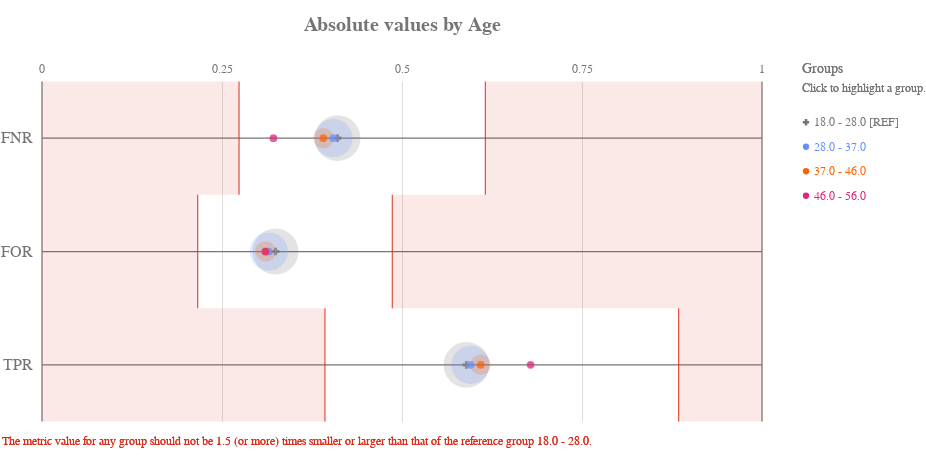

Notebook cell for this chart:
### Code cell
ap.absolute(grupo_definido, metrics, 'age', fairness_threshold = disparity_tolerance)

### Figure 1 — Vega-Lite specification as saved in the notebook (floating-point values rounded to 4 significant figures)
{"config": {"view": {"continuousWidth": 400, "continuousHeight": 300, "strokeWidth": 0}, "axisLeft": {"labelColor": "rgb(117,117,117)", "labelFont": "Arial", "labelFontSize": 16}, "title": {"align": "center", "baseline": "middle", "color": "rgb(117,117,117)", "font": "Arial", "fontSize": 20, "fontWeight": "bold"}}, "layer": [{"data": {"name": "data-4ac2d7a4dec33677e433b172826c7791"}, "mark": {"type": "rule", "stroke": "rgb(117,117,117)", "strokeWidth": 1.25, "tooltip": ""}, "encoding": {"x": {"type": "quantitative", "field": "start", "scale": {"domain": [0, 1], "range": [40.0, 760.0]}}, "x2": {"field": "end"}, "y": {"type": "nominal", "axis": {"domain": false, "labelAngle": 0, "labelPadding": -30, "orient": "left", "ticks": false, "title": ""}, "field": "y_position", "scale": {"domain": ["FNR", "FOR", "TPR"], "range": [42.5, 382.5]}}}}, {"data": {"name": "data-6cfe259518f6c7b358d8f836a73e6b7f"}, "mark": {"type": "rule", "stroke": "rgb(117,117,117)", "strokeWidth": 1.25, "tooltip": ""}, "encoding": {"x": {"type": "quantitative", "field": "x_position", "scale": {"domain": [0, 1], "range": [40.0, 760.0]}}, "y": {"value": 42.5}, "y2": {"value": 382.5}}}, {"data": {"name": "data-60ed1133fa688d151d36705a369482e0"}, "mark": {"type": "text", "align": "center", "color": "rgb(117,117,117)", "font": "Arial", "fontSize": 12, "fontWeight": "normal", "tooltip": ""}, "encoding": {"text": {"type": "nominal", "field": "value"}, "x": {"type": "quantitative", "field": "value", "scale": {"domain": [0, 1], "range": [40.0, 760.0]}}, "y": {"value": 29.75}}}, {"layer": [{"mark": {"type": "rect", "opacity": 0.8, "stroke": "rgb(217, 46, 28)", "strokeWidth": 1.25, "tooltip": ""}, "encoding": {"x": {"type": "quantitative", "field": "lower_threshold_value", "scale": {"domain": [0, 1], "range": [40.0, 760.0]}}, "x2": {"field": "lower_threshold_value"}, "y": {"type": "nominal", "axis": {"domain": false, "grid": false, "labels": false, "ticks": false, "title": " "}, "field": "metric", "scale": {"domain": ["FNR", "FOR", "TPR"], "range": [42.5, 382.5]}}}}, {"mark": {"type": "rect", "opacity": 0.8, "stroke": "rgb(217, 46, 28)", "strokeWidth": 1.25, "tooltip": ""}, "encoding": {"x": {"type": "quantitative", "field": "upper_threshold_value", "scale": {"domain": [0, 1], "range": [40.0, 760.0]}}, "x2": {"field": "upper_threshold_value"}, "y": {"type": "nominal", "axis": {"domain": false, "grid": false, "labels": false, "ticks": false, "title": " "}, "field": "metric", "scale": {"domain": ["FNR", "FOR", "TPR"], "range": [42.5, 382.5]}}}}, {"layer": [{"mark": {"type": "rect", "fill": "rgb(217, 46, 28)", "opacity": 0.1, "tooltip": ""}, "encoding": {"x": {"type": "quantitative", "field": "lower_threshold_value", "scale": {"domain": [0, 1], "range": [40.0, 760.0]}}, "x2": {"field": "lower_end"}, "y": {"type": "nominal", "axis": {"domain": false, "grid": false, "labels": false, "ticks": false, "title": " "}, "field": "metric", "scale": {"domain": ["FNR", "FOR", "TPR"], "range": [42.5, 382.5]}}}}, {"mark": {"type": "rect", "fill": "rgb(217, 46, 28)", "opacity": 0.1, "tooltip": ""}, "encoding": {"x": {"type": "quantitative", "field": "upper_threshold_value", "scale": {"domain": [0, 1], "range": [40.0, 760.0]}}, "x2": {"field": "upper_end"}, "y": {"type": "nominal", "axis": {"domain": false, "grid": false, "labels": false, "ticks": false, "title": " "}, "field": "metric", "scale": {"domain": ["FNR", "FOR", "TPR"], "range": [42.5, 382.5]}}}}]}, {"data": {"name": "data-79dd248bdaa0ea02c535240e8ad022c8"}, "mark": {"type": "text", "align": "left", "baseline": "top", "fill": "rgb(217, 46, 28)", "font": "Arial", "fontSize": 12, "fontWeight": "normal", "tooltip": ""}, "encoding": {"text": {"value": "The metric value for any group should not be 1.5 (or more) times smaller or larger than that of the reference group 18.0 - 28.0."}, "x": {"value": 0}, "y": {"value": 396.7}}}], "data": {"name": "data-df85a84717a7cfa3db991a64a935a9bf"}}, {"layer": [{"mark": "circle"}, {"data": {"name": "data-c48543f33f94007bf78c6d113e21dc27"}, "mark": {"type": "circle", "opacity": 0.2}, "encoding": {"color": {"condition": {"type": "nominal", "field": "attribute_value", "legend": null, "scale": {"domain": ["18.0 - 28.0", "28.0 - 37.0", "37.0 - 46.0", "46.0 - 56.0"], "range": ["rgb(117,117,117)", "rgb(100, 143, 255)", "rgb(254, 97, 0)", "rgb(220, 38, 127)", "rgb(255, 176, 0)", "rgb(120, 94, 240)"]}, "selection": "selector041"}, "value": "rgb(224,224,224)"}, "size": {"type": "quantitative", "field": "group_size", "legend": null, "scale": {"domain": [0, 3140.0], "range": [0, 2522.0]}}, "tooltip": [{"type": "nominal", "field": "attribute_value", "title": "Group"}, {"type": "nominal", "field": "tooltip_group_size", "title": "Group Size"}, {"type": "nominal", "field": "tooltip_disparity_explanation_fnr", "title": "Disparity"}, {"type": "quantitative", "field": "fnr", "format": ".2f", "title": "FNR"}], "x": {"type": "quantitative", "axis": {"domain": false, "labels": false, "ticks": false, "title": null, "values": [0.25, 0.5, 0.75]}, "field": "fnr", "scale": {"domain": [0, 1], "range": [40.0, 760.0]}}, "y": {"type": "nominal", "axis": {"domain": false, "grid": false, "labels": false, "ticks": false, "title": " "}, "field": "metric_variable", "scale": {"domain": ["FNR", "FOR", "TPR"], "range": [42.5, 382.5]}}}, "selection": {"selector043": {"type": "multi", "empty": "all", "fields": ["attribute_value"]}}, "transform": [{"calculate": "'FNR'", "as": "metric_variable"}]}, {"data": {"name": "data-c48543f33f94007bf78c6d113e21dc27"}, "mark": {"type": "circle", "opacity": 0.2}, "encoding": {"color": {"condition": {"type": "nominal", "field": "attribute_value", "legend": null, "scale": {"domain": ["18.0 - 28.0", "28.0 - 37.0", "37.0 - 46.0", "46.0 - 56.0"], "range": ["rgb(117,117,117)", "rgb(100, 143, 255)", "rgb(254, 97, 0)", "rgb(220, 38, 127)", "rgb(255, 176, 0)", "rgb(120, 94, 240)"]}, "selection": "selector041"}, "value": "rgb(224,224,224)"}, "size": {"type": "quantitative", "field": "group_size", "legend": null, "scale": {"domain": [0, 3140.0], "range": [0, 2522.0]}}, "tooltip": [{"type": "nominal", "field": "attribute_value", "title": "Group"}, {"type": "nominal", "field": "tooltip_group_size", "title": "Group Size"}, {"type": "nominal", "field": "tooltip_disparity_explanation_for", "title": "Disparity"}, {"type": "quantitative", "field": "for", "format": ".2f", "title": "FOR"}], "x": {"type": "quantitative", "axis": {"domain": false, "labels": false, "ticks": false, "title": null, "values": [0.25, 0.5, 0.75]}, "field": "for", "scale": {"domain": [0, 1], "range": [40.0, 760.0]}}, "y": {"type": "nominal", "axis": {"domain": false, "grid": false, "labels": false, "ticks": false, "title": " "}, "field": "metric_variable", "scale": {"domain": ["FNR", "FOR", "TPR"], "range": [42.5, 382.5]}}}, "selection": {"selector045": {"type": "multi", "empty": "all", "fields": ["attribute_value"]}}, "transform": [{"calculate": "'FOR'", "as": "metric_variable"}]}, {"data": {"name": "data-c48543f33f94007bf78c6d113e21dc27"}, "mark": {"type": "circle", "opacity": 0.2}, "encoding": {"color": {"condition": {"type": "nominal", "field": "attribute_value", "legend": null, "scale": {"domain": ["18.0 - 28.0", "28.0 - 37.0", "37.0 - 46.0", "46.0 - 56.0"], "range": ["rgb(117,117,117)", "rgb(100, 143, 255)", "rgb(254, 97, 0)", "rgb(220, 38, 127)", "rgb(255, 176, 0)", "rgb(120, 94, 240)"]}, "selection": "selector041"}, "value": "rgb(224,224,224)"}, "size": {"type": "quantitative", "field": "group_size", "legend": null, "scale": {"domain": [0, 3140.0], "range": [0, 2522.0]}}, "tooltip": [{"type": "nominal", "field": "attribute_value", "title": "Group"}, {"type": "nominal", "field": "tooltip_group_size", "title": "Group Size"}, {"type": "nominal", "field": "tooltip_disparity_explanation_tpr", "title": "Disparity"}, {"type": "quantitative", "field": "tpr", "format": ".2f", "title": "TPR"}], "x": {"type": "quantitative", "axis": {"domain": false, "labels": false, "ticks": false, "title": null, "values": [0.25, 0.5, 0.75]}, "field": "tpr", "scale": {"domain": [0, 1], "range": [40.0, 760.0]}}, "y": {"type": "nominal", "axis": {"domain": false, "grid": false, "labels": false, "ticks": false, "title": " "}, "field": "metric_variable", "scale": {"domain": ["FNR", "FOR", "TPR"], "range": [42.5, 382.5]}}}, "selection": {"selector047": {"type": "multi", "empty": "all", "fields": ["attribute_value"]}}, "transform": [{"calculate": "'TPR'", "as": "metric_variable"}]}, {"layer": [{"mark": "point"}, {"data": {"name": "data-c48543f33f94007bf78c6d113e21dc27"}, "mark": {"type": "point", "filled": true, "size": 60}, "encoding": {"color": {"condition": {"type": "nominal", "field": "attribute_value", "legend": null, "scale": {"domain": ["18.0 - 28.0", "28.0 - 37.0", "37.0 - 46.0", "46.0 - 56.0"], "range": ["rgb(117,117,117)", "rgb(100, 143, 255)", "rgb(254, 97, 0)", "rgb(220, 38, 127)", "rgb(255, 176, 0)", "rgb(120, 94, 240)"]}, "selection": "selector041"}, "value": "rgb(224,224,224)"}, "shape": {"type": "nominal", "field": "attribute_value", "legend": null, "scale": {"domain": ["18.0 - 28.0", "28.0 - 37.0", "37.0 - 46.0", "46.0 - 56.0"], "range": ["cross", "circle", "circle", "circle"]}}, "tooltip": [{"type": "nominal", "field": "attribute_value", "title": "Group"}, {"type": "nominal", "field": "tooltip_group_size", "title": "Group Size"}, {"type": "nominal", "field": "tooltip_disparity_explanation_fnr", "title": "Disparity"}, {"type": "quantitative", "field": "fnr", "format": ".2f", "title": "FNR"}], "x": {"type": "quantitative", "axis": {"domain": false, "labels": false, "ticks": false, "title": null, "values": [0.25, 0.5, 0.75]}, "field": "fnr", "scale": {"domain": [0, 1], "range": [40.0, 760.0]}}, "y": {"type": "nominal", "axis": {"domain": false, "grid": false, "labels": false, "ticks": false, "title": " "}, "field": "metric_variable", "scale": {"domain": ["FNR", "FOR", "TPR"], "range": [42.5, 382.5]}}}, "selection": {"selector042": {"type": "multi", "empty": "all", "fields": ["attribute_value"]}}, "transform": [{"calculate": "'FNR'", "as": "metric_variable"}]}, {"data": {"name": "data-c48543f33f94007bf78c6d113e21dc27"}, "mark": {"type": "point", "filled": true, "size": 60}, "encoding": {"color": {"condition": {"type": "nominal", "field": "attribute_value", "legend": null, "scale": {"domain": ["18.0 - 28.0", "28.0 - 37.0", "37.0 - 46.0", "46.0 - 56.0"], "range": ["rgb(117,117,117)", "rgb(100, 143, 255)", "rgb(254, 97, 0)", "rgb(220, 38, 127)", "rgb(255, 176, 0)", "rgb(120, 94, 240)"]}, "selection": "selector041"}, "value": "rgb(224,224,224)"}, "shape": {"type": "nominal", "field": "attribute_value", "legend": null, "scale": {"domain": ["18.0 - 28.0", "28.0 - 37.0", "37.0 - 46.0", "46.0 - 56.0"], "range": ["cross", "circle", "circle", "circle"]}}, "tooltip": [{"type": "nominal", "field": "attribute_value", "title": "Group"}, {"type": "nominal", "field": "tooltip_group_size", "title": "Group Size"}, {"type": "nominal", "field": "tooltip_disparity_explanation_for", "title": "Disparity"}, {"type": "quantitative", "field": "for", "format": ".2f", "title": "FOR"}], "x": {"type": "quantitative", "axis": {"domain": false, "labels": false, "ticks": false, "title": null, "values": [0.25, 0.5, 0.75]}, "field": "for", "scale": {"domain": [0, 1], "range": [40.0, 760.0]}}, "y": {"type": "nominal", "axis": {"domain": false, "grid": false, "labels": false, "ticks": false, "title": " "}, "field": "metric_variable", "scale": {"domain": ["FNR", "FOR", "TPR"], "range": [42.5, 382.5]}}}, "selection": {"selector044": {"type": "multi", "empty": "all", "fields": ["attribute_value"]}}, "transform": [{"calculate": "'FOR'", "as": "metric_variable"}]}, {"data": {"name": "data-c48543f33f94007bf78c6d113e21dc27"}, "mark": {"type": "point", "filled": true, "size": 60}, "encoding": {"color": {"condition": {"type": "nominal", "field": "attribute_value", "legend": null, "scale": {"domain": ["18.0 - 28.0", "28.0 - 37.0", "37.0 - 46.0", "46.0 - 56.0"], "range": ["rgb(117,117,117)", "rgb(100, 143, 255)", "rgb(254, 97, 0)", "rgb(220, 38, 127)", "rgb(255, 176, 0)", "rgb(120, 94, 240)"]}, "selection": "selector041"}, "value": "rgb(224,224,224)"}, "shape": {"type": "nominal", "field": "attribute_value", "legend": null, "scale": {"domain": ["18.0 - 28.0", "28.0 - 37.0", "37.0 - 46.0", "46.0 - 56.0"], "range": ["cross", "circle", "circle", "circle"]}}, "tooltip": [{"type": "nominal", "field": "attribute_value", "title": "Group"}, {"type": "nominal", "field": "tooltip_group_size", "title": "Group Size"}, {"type": "nominal", "field": "tooltip_disparity_explanation_tpr", "title": "Disparity"}, {"type": "quantitative", "field": "tpr", "format": ".2f", "title": "TPR"}], "x": {"type": "quantitative", "axis": {"domain": false, "labels": false, "ticks": false, "title": null, "values": [0.25, 0.5, 0.75]}, "field": "tpr", "scale": {"domain": [0, 1], "range": [40.0, 760.0]}}, "y": {"type": "nominal", "axis": {"domain": false, "grid": false, "labels": false, "ticks": false, "title": " "}, "field": "metric_variable", "scale": {"domain": ["FNR", "FOR", "TPR"], "range": [42.5, 382.5]}}}, "selection": {"selector046": {"type": "multi", "empty": "all", "fields": ["attribute_value"]}}, "transform": [{"calculate": "'TPR'", "as": "metric_variable"}]}]}]}, {"layer": [{"mark": {"type": "point", "filled": true, "opacity": 1, "size": 39.48}, "encoding": {"color": {"condition": {"type": "nominal", "field": "attribute_value", "legend": null, "scale": {"domain": ["18.0 - 28.0", "28.0 - 37.0", "37.0 - 46.0", "46.0 - 56.0"], "range": ["rgb(117,117,117)", "rgb(100, 143, 255)", "rgb(254, 97, 0)", "rgb(220, 38, 127)", "rgb(255, 176, 0)", "rgb(120, 94, 240)"]}, "selection": "selector041"}, "value": "rgb(224,224,224)"}, "shape": {"type": "nominal", "field": "attribute_value", "legend": null, "scale": {"domain": ["18.0 - 28.0", "28.0 - 37.0", "37.0 - 46.0", "46.0 - 56.0"], "range": ["cross", "circle", "circle", "circle"]}}, "x": {"value": 804}, "y": {"type": "nominal", "axis": {"domain": false, "grid": false, "labels": false, "ticks": false, "title": " "}, "field": "attribute_value", "scale": {"domain": ["18.0 - 28.0", "28.0 - 37.0", "37.0 - 46.0", "46.0 - 56.0"], "range": [71, 169]}}}, "selection": {"selector041": {"type": "multi", "empty": "all", "fields": ["attribute_value"]}}}, {"mark": {"type": "text", "align": "left", "baseline": "middle", "font": "Arial", "fontSize": 12, "fontWeight": "normal"}, "encoding": {"color": {"condition": {"type": "nominal", "field": "attribute_value", "legend": null, "scale": {"domain": ["18.0 - 28.0", "28.0 - 37.0", "37.0 - 46.0", "46.0 - 56.0"], "range": ["rgb(117,117,117)", "rgb(100, 143, 255)", "rgb(254, 97, 0)", "rgb(220, 38, 127)", "rgb(255, 176, 0)", "rgb(120, 94, 240)"]}, "selection": "selector041"}, "value": "rgb(224,224,224)"}, "text": {"type": "nominal", "field": "label"}, "x": {"value": 812}, "y": {"type": "nominal", "axis": {"domain": false, "grid": false, "labels": false, "ticks": false, "title": " "}, "field": "attribute_value", "scale": {"domain": ["18.0 - 28.0", "28.0 - 37.0", "37.0 - 46.0", "46.0 - 56.0"], "range": [71, 169]}}}, "selection": {"selector048": {"type": "multi", "empty": "all", "fields": ["attribute_value"]}}}, {"data": {"name": "data-79dd248bdaa0ea02c535240e8ad022c8"}, "mark": {"type": "text", "align": "left", "baseline": "middle", "color": "rgb(117,117,117)", "font": "Arial", "fontSize": 12, "fontWeight": "normal"}, "encoding": {"text": {"value": "Click to highlight a group."}, "x": {"value": 800}, "y": {"value": 49}}}, {"data": {"name": "data-79dd248bdaa0ea02c535240e8ad022c8"}, "mark": {"type": "text", "align": "left", "baseline": "middle", "color": "rgb(117,117,117)", "font": "Arial", "fontSize": 14, "fontWeight": "normal"}, "encoding": {"text": {"value": "Groups"}, "x": {"value": 800}, "y": {"value": 30}}}], "data": {"name": "data-17e2cf441d2084063c1b3cd14ac17285"}}], "height": 425, "padding": {"top": 15, "bottom": 10}, "resolve": {"scale": {"size": "independent", "y": "independent"}}, "title": "Absolute values by Age", "width": 800, "$schema": "https://vega.github.io/schema/vega-lite/v4.8.1.json", "datasets": {"data-4ac2d7a4dec33677e433b172826c7791": [{"y_position": "FNR", "start": 0, "end": 1}, {"y_position": "FOR", "start": 0, "end": 1}, {"y_position": "TPR", "start": 0, "end": 1}], "data-6cfe259518f6c7b358d8f836a73e6b7f": [{"x_position": 0}, {"x_position": 1}], "data-60ed1133fa688d151d36705a369482e0": [{"value": 0.0}, {"value": 0.25}, {"value": 0.5}, {"value": 0.75}, {"value": 1.0}], "data-df85a84717a7cfa3db991a64a935a9bf": [{"lower_end": 0, "upper_end": 1, "lower_threshold_value": 0.2737, "upper_threshold_value": 0.6158, "metric": "FNR"}, {"lower_end": 0, "upper_end": 1, "lower_threshold_value": 0.2162, "upper_threshold_value": 0.4865, "metric": "FOR"}, {"lower_end": 0, "upper_end": 1, "lower_threshold_value": 0.393, "upper_threshold_value": 0.8842, "metric": "TPR"}], "data-79dd248bdaa0ea02c535240e8ad022c8": [{"a": 1, "b": 0}, {"a": 1, "b": 0}], "data-c48543f33f94007bf78c6d113e21dc27": [{"attribute_name": "age", "attribute_value": "18.0 - 28.0", "group_size": 2617, "total_entities": 5007, "fnr": 0.4105, "for": 0.3244, "tpr": 0.5895, "fnr_disparity": 1.0, "for_disparity": 1.0, "tpr_disparity": 1.0, "fnr_disparity_scaled": 0.0, "for_disparity_scaled": 0.0, "tpr_disparity_scaled": 0.0, "tooltip_group_size": "2,617 (52.27%)", "tooltip_disparity_explanation_fnr": "Reference group", "tooltip_disparity_explanation_for": "Reference group", "tooltip_disparity_explanation_tpr": "Reference group"}, {"attribute_name": "age", "attribute_value": "28.0 - 37.0", "group_size": 1821, "total_entities": 5007, "fnr": 0.4048, "for": 0.3151, "tpr": 0.5952, "fnr_disparity": 0.986, "for_disparity": 0.9714, "tpr_disparity": 1.01, "fnr_disparity_scaled": -0.0142, "for_disparity_scaled": -0.02947, "tpr_disparity_scaled": 0.009753, "tooltip_group_size": "1,821 (36.37%)", "tooltip_disparity_explanation_fnr": "1.01 times smaller FNR than the reference group", "tooltip_disparity_explanation_for": "1.03 times smaller FOR than the reference group", "tooltip_disparity_explanation_tpr": "1.01 times larger TPR than the reference group"}, {"attribute_name": "age", "attribute_value": "37.0 - 46.0", "group_size": 521, "total_entities": 5007, "fnr": 0.3907, "for": 0.3105, "tpr": 0.6093, "fnr_disparity": 0.9517, "for_disparity": 0.9574, "tpr_disparity": 1.034, "fnr_disparity_scaled": -0.05076, "for_disparity_scaled": -0.04448, "tpr_disparity_scaled": 0.03364, "tooltip_group_size": "521 (10.41%)", "tooltip_disparity_explanation_fnr": "1.05 times smaller FNR than the reference group", "tooltip_disparity_explanation_for": "1.04 times smaller FOR than the reference group", "tooltip_disparity_explanation_tpr": "1.03 times larger TPR than the reference group"}, {"attribute_name": "age", "attribute_value": "46.0 - 56.0", "group_size": 48, "total_entities": 5007, "fnr": 0.3214, "for": 0.3103, "tpr": 0.6786, "fnr_disparity": 0.783, "for_disparity": 0.9568, "tpr_disparity": 1.151, "fnr_disparity_scaled": -0.2771, "for_disparity_scaled": -0.04514, "tpr_disparity_scaled": 0.1511, "tooltip_group_size": "48 (0.96%)", "tooltip_disparity_explanation_fnr": "1.28 times smaller FNR than the reference group", "tooltip_disparity_explanation_for": "1.05 times smaller FOR than the reference group", "tooltip_disparity_explanation_tpr": "1.15 times larger TPR than the reference group"}], "data-17e2cf441d2084063c1b3cd14ac17285": [{"attribute_value": "18.0 - 28.0", "label": "18.0 - 28.0 [REF]"}, {"attribute_value": "28.0 - 37.0", "label": "28.0 - 37.0"}, {"attribute_value": "37.0 - 46.0", "label": "37.0 - 46.0"}, {"attribute_value": "46.0 - 56.0", "label": "46.0 - 56.0"}]}}
